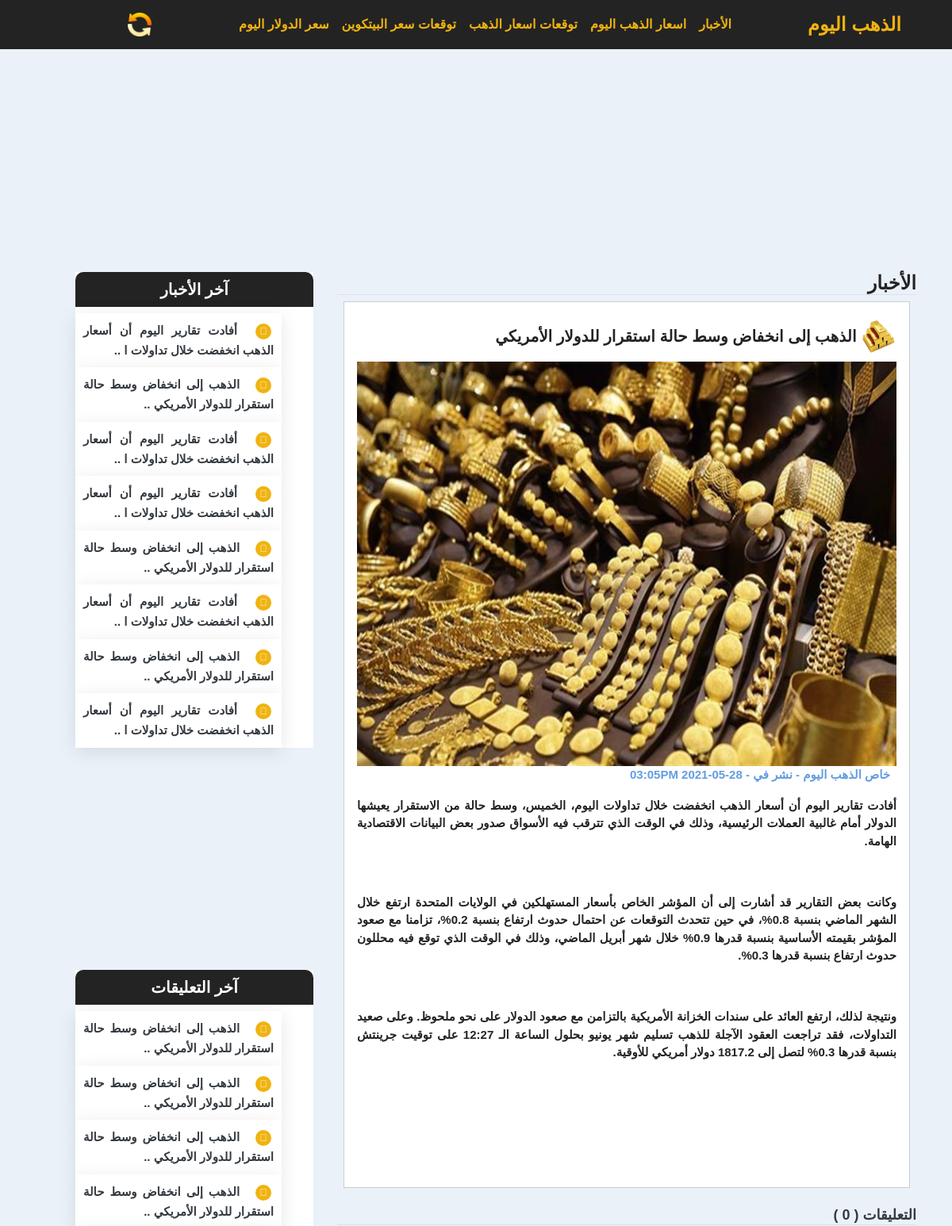
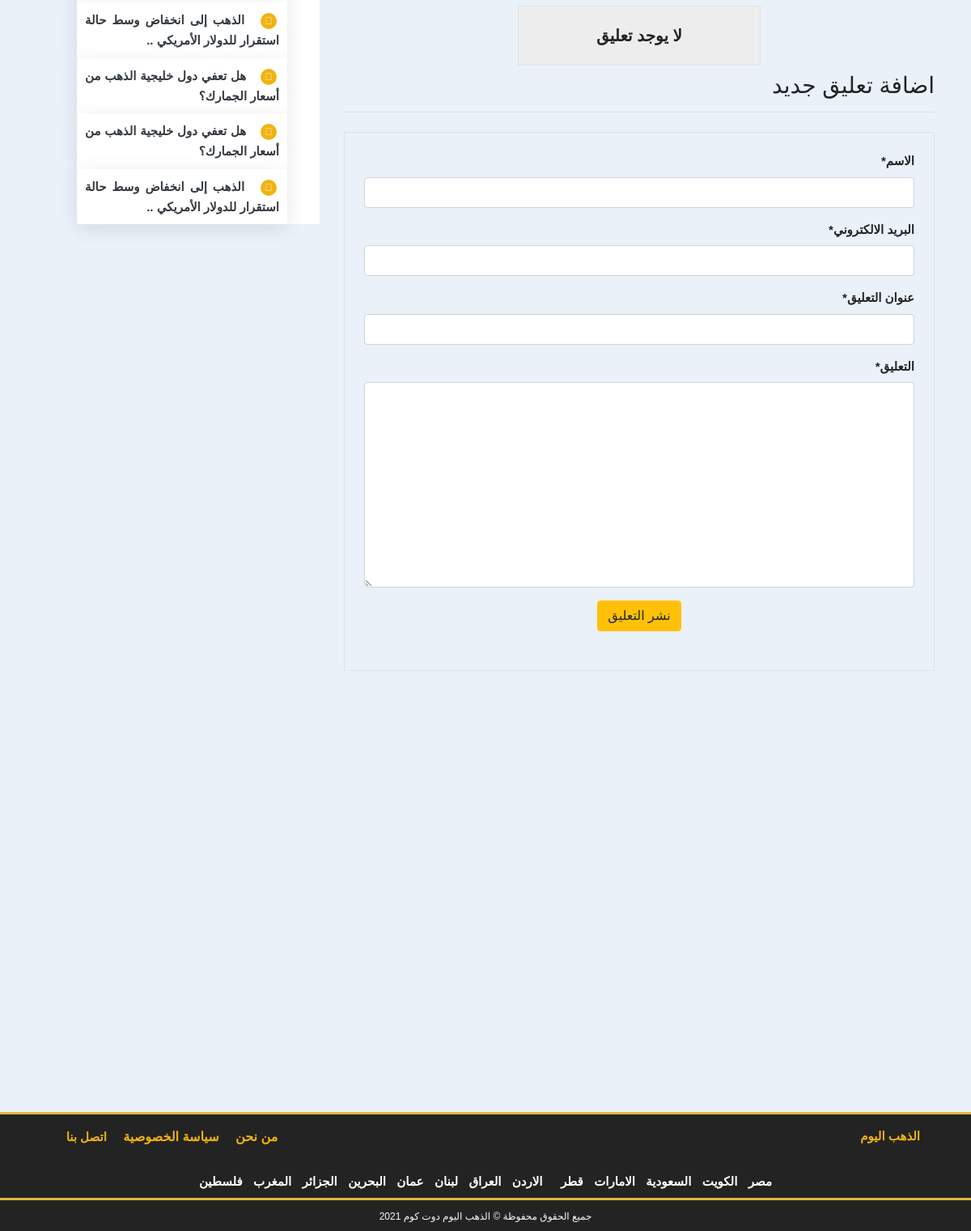
The app's page /detail/14/ with its own data (2 pictures, top to bottom).
### egygoldapp/models.py (models this page shows, shortened)
class Post(models.Model):
    title = models.CharField(max_length=250, verbose_name='عنوان المقال')
    post_image = models.ImageField(null=True, blank=True, verbose_name='صورة المقال')
    content = RichTextField(null=True, blank=True, verbose_name='نص المقال')
    post_date = models.DateTimeField(default=timezone.now)
    post_update = models.DateTimeField(auto_now=True)
    author = models.ForeignKey(User, on_delete=models.CASCADE , verbose_name='صاحب المقال')
    def __str__(self):
        return self.title
    class Meta:
        ordering = ('-post_date',)

class Comment(models.Model):
    name = models.CharField(max_length=50, verbose_name='الاسم')
    email = models.EmailField(verbose_name='البريد الالكتروني')
    title = models.CharField(default='',max_length=200, verbose_name='عنوان التعليق')
    body = models.TextField(verbose_name='التعليق')
    comment_date = models.DateTimeField(auto_now_add=True)
    active = models.BooleanField(default=False)
    post = models.ForeignKey(
        Post, on_delete=models.CASCADE, related_name='comments')
    class Meta:
        ordering = ('-comment_date',)

### egygoldapp/views.py (the view, shortened to what this page needs)
# urls.py: path('detail/<int:post_id>/',views.Post_detail,name='detail'),
def Post_detail(request, post_id):
    post = get_object_or_404(Post,pk=post_id)
    comments = post.comments.filter(active=True)
    comment_form = NowComment()
    next_comment = None
    context = {
        'title': post,
        'post':post,
        'comments':comments,
        'comment_form': comment_form,
    }
    return render(request, 'egygoldapp/detail.html',context)

### egygoldapp/forms.py
class NowComment(forms.ModelForm):
    class Meta:
        model = Comment
        fields = ('name','email','title','body')

### egygoldapp/templatetags/post_tag.py (called while the page is built)
@register.inclusion_tag('egygoldapp/latest_posts.html')
def latest_posts():
    context = {
    'l_posts': Post.objects.all()[0:8]
    }
    return context

@register.inclusion_tag('egygoldapp/latest_comments.html')
def latest_comments():
    context = {
    'l_comments': Comment.objects.filter(active=True)[:8]
    }
    return context

### egygoldapp/templates/egygoldapp/detail.html (shortened to what this page needs)
{% extends 'egygoldapp/base.html' %}
{% load static %}
{% load crispy_forms_tags %}
{% load post_tag %}
{% block content%}
<section>
    <div class="container" style="margin-top: 50px;">
        <div id="google_center_div" class="mt-4 mb-4">
            <div align="center" >
                <ins class="adsbygoogle"
                style="display:inline-block;max-width: 100%;width:750px;height:200px"
                data-ad-client="ca-pub-1234567890123456"
                data-ad-slot="1234567890"></ins>
            </div>
        </div>
        <div class="row">
            <div class="col-8">
                <h3 class="border-bottom" style="color: #232323;font-size: 24px;font-weight: bold;">الأخبار</h3>
                <div class="post p-3 m-2">
                    <h1 style="color: #232323;font-size: 20px; font-weight: bold; margin-top: 6px;">
                        <img src="{% static 'images/gold_logo.png' %}" alt="icone" class="logo">
                         {{post.title}}
                    </h1>
                    {% if post.post_image %}
                    <div align="center">
                        <img src="{{post.post_image.url}}" alt="" style="max-width:100%; height:autu">
                    </div>
                    {% else %}
                    <div align="center">
                        <h6 class="text-center border p-4"  style="font-size: 20px;
                        font-weight:bold;background: rgb(238, 237, 237);width:300px; ">
                        لا توجد صورة للمقالة </h6>
                    </div>
                    {% endif %}
                    <div class="ml-5 mr-2">
                        <p style="color: #639ddf;">خاص الذهب اليوم - نشر في - <span> {{post.post_date|date:'d-m-Y h:m'}}PM</span></p>
                    </div>
                    <p style="font-size:18px; font-weight: 500; color: #232323;">{{post.content|safe}}</p>
                    <div align="center">
                        <div id="google_center_div" class="mt-3">
                            <div align="center" >
                                <ins class="adsbygoogle"
                                style="display:inline-block;max-width: 100%;width: 600px;height: 120px"
                                data-ad-client="ca-pub-1234567890123456"
                                data-ad-slot="1234567890"></ins>
                            </div>
                        </div>
                    </div>
                </div>
                     <h2 class="text-dark border-bottom mt-4" style="font-size:18px; font-weight: 700;">التعليقات ( {{comments.count}} )</h2>
                    {% for comment in comments %}
                    <ul class="p-3" style="background: rgb(238, 237, 237);">
                        <h6 class="border-bottom p-2">( {{comment.name}} ) <span class="text-secondary"> {{comment.comment_date|date:'d-m-Y'}} </span></h6>
                        {{comment.body}}
                    </ul>
                    {% empty %}
                    <div align="center">
                    <h6 class="text-center border p-4"  style="font-size: 20px;font-weight:bold;background: rgb(238, 237, 237);width:300px; "> لا يوجد تعليق </h6>
                    </div>
                    {% endfor %}
                    <h3 class="border-bottom pb-3 mb-3"> اضافة تعليق جديد </h3>
                    <div class="border p-4 mb-3 mt-4">
                        <form method="post" >
                            {{comment_form|crispy}}
                            <div align="center">
                                <input class="btn btn-warning mb-4" type="submit" value="نشر التعليق">
                            </div>
                        </form>
                    </div>
            </div>
            <div class="col-4">
               <div class="mb-3">
                    {% latest_posts %}
                </div>
                <div  align="center" id="google_image_div_fin">
                    <ins class="adsbygoogle"
                    style="display:inline-block;max-width: 100%;width:300px;height:250px"
                    data-ad-client="ca-pub-1234567890123456"
                    data-ad-slot="1234567890"></ins>
                </div>
                <div class="mb-3">
                    {% latest_comments %}
                </div>
                <div id="google_center_div" class="mt-3">
                    <div align="center" >
                        <ins class="adsbygoogle"
                        style="display:inline-block;max-width: 100%;width: 100px;height: 320px"
                        data-ad-client="ca-pub-1234567890123456"
                        data-ad-slot="1234567890"></ins>
                    </div>
                </div>
                <br>
                <div id="google_center_div" class="mt-3">
                    <div align="center" >
                        <ins class="adsbygoogle"
                        style="display:inline-block;max-width: 100%;width: 200px;height: 200px"
                        data-ad-client="ca-pub-1234567890123456"
                        data-ad-slot="1234567890"></ins>
                    </div>
                </div>
                <br>
                <div id="google_center_div" class="mt-3">
                    <div align="center" >
                        <ins class="adsbygoogle"
                        style="display:inline-block;max-width: 100%;width: 100px;height: 320px"
                        data-ad-client="ca-pub-1234567890123456"
                        data-ad-slot="1234567890"></ins>
                    </div>
                </div>
            </div>
        </div>
        <div id="google_center_div" class="mt-4 mb-4">
            <div align="center" >
                <ins class="adsbygoogle"
                style="display:inline-block;max-width: 100%;width:780px;height:90px"
                data-ad-client="ca-pub-1234567890123456"
                data-ad-slot="1234567890"></ins>
            </div>
        </div>
    </div>
</section>
{% endblock content %}

### egygoldapp/templates/egygoldapp/latest_posts.html
<div class="box">
    <h2 class="text-center" style="font-size:20px; color: #fff;">آخر الأخبار</h2>
    <ul>
    {% for post in l_posts %}
    <li>
        <span><i class="fas fa-blog"></i></span>
        <a href="{% url 'detail' post.id %}" class="text-dark">
            {% if post.title|length > 45 %}
                {{post.title|slice:55}} ..
            {% else %}
                {{post.title}}
            {% endif %}
        </a>
    </li>
    {% endfor %}
</ul>
</div>

### egygoldapp/templates/egygoldapp/latest_comments.html
<div class="box mt-2">
   <h2 class="text-center" style="font-size:20px; color: #fff;">آخر التعليقات</h2>
    <ul>
    {% for comment in l_comments %}
    <li>
        <span><i class="fas fa-blog"></i></span>
        <a href="{% url 'detail' comment.post.pk %}" class="text-dark">
            {% if comment.title|length > 45 %}
                {{comment.title|slice:55}} ..
            {% else %}
                {{comment.title}}
            {% endif %}
            </a>
    </li>
    {% empty %}
    <li>لايوجد تعليقات</li>
    {% endfor %}
</ul>
</div>

### static/css/main.css (style rules this page uses)
* { font-family: Arial !important; }
html { scroll-behavior: smooth; }
html , body { direction: rtl; text-align: right; font-size: 100%; margin: 0; padding: 0; }
body { background-repeat: repeat-x; margin: auto; color: #232323; font-size: 15px; font-weight: bold; text-align: justify; background-color: #EAF1F9; }
.logo { display: inline-block; height: 45px; width: 45px; margin: -1px 0px 1px; vertical-align: middle; border: 0; border-radius: 100px; }
#google_center_div { max-width: 100%; width: auto; height: auto; vertical-align: middle; align-items: center; }
#google_image_div_fin { max-width: 100%; width: autu; height: auto; align-self: center; }
img { border: 0; }
.a1 h1, h2 { color: #232323; font-size: 16px; font-weight: bold; }
.box { max-width: 100%; height: auto; width: 300px; background: #FFF; }
.box h2 { background: #232323; padding: 10px 20px; font-size: 20px; font-weight: 700; border-top-left-radius: 10px; border-top-right-radius: 10px; }
.box ul { position: relative; background: #fff; }
.box ul li { list-style: none; padding: 10px; max-width: 100%; background: #fff; box-shadow: 0 5px 25px rgb(0, 0, 0,.1); transition: all 1s ease-out; }
.box ul li a { max-width: 100%; padding: 10px; }
.box ul li span { width: 20px; height: 20px; text-align: center; line-height: 20px; background: #F0B310; color: #fff; display: inline-block; border-radius: 50%; margin-right: 10px; margin: 3px; font-size: 12px; font-weight: 600; }
.box ul li a { color: #232323; }
.post { border: 1px solid #CCC; background-color: #FFF; }

### records on screen
Post: title "الذهب إلى انخفاض وسط حالة استقرار للدولار الأمريكي", post_image (picture), post_date "28-05-2021 03:05", content "أفادت تقارير اليوم أن أسعار الذهب انخفضت خلال تداولات اليوم، الخميس، وسط حالة من الاستقرار يعيشها الدولار أمام غالبية العملات الرئيسية، وذلك في الوقت الذي تترقب فيه الأسواق صدور بعض البيانات الاقتصادية الهامة. وكانت بعض التقارير قد أشارت إلى أن المؤشر الخاص بأسعار المستهلكين في الولايات المتحدة ارتفع خلال الشهر الماضي بنسبة 0.8%، في حين تتحدث التوقعات عن احتمال حدوث ارتفاع بنسبة 0.2%، تزامنا مع صعود المؤشر بقيمته الأساسية بنسبة قدرها 0.9% خلال شهر أبريل الماضي، وذلك في الوقت الذي توقع فيه محللون حدوث ارتفاع بنسبة قدرها 0.3%. ونتيجة لذلك، ارتفع العائد على سندات الخزانة الأمريكية بالتزامن مع صعود الدولار على نحو ملحوظ. وعلى صعيد التداولات، فقد تراجعت العقود الآجلة للذهب تسليم شهر يونيو بحلول…"
Post: title "أفادت تقارير اليوم أن أسعار الذهب انخفضت خلال تداولات ا"
Post: title "أفادت تقارير اليوم أن أسعار الذهب انخفضت خلال تداولات ا"
Post: title "أفادت تقارير اليوم أن أسعار الذهب انخفضت خلال تداولات ا"
Post: title "الذهب إلى انخفاض وسط حالة استقرار للدولار الأمريكي"
Post: title "أفادت تقارير اليوم أن أسعار الذهب انخفضت خلال تداولات ا"
Post: title "الذهب إلى انخفاض وسط حالة استقرار للدولار الأمريكي"
Post: title "أفادت تقارير اليوم أن أسعار الذهب انخفضت خلال تداولات ا"
Comment: title "الذهب إلى انخفاض وسط حالة استقرار للدولار الأمريكي"
Comment: title "الذهب إلى انخفاض وسط حالة استقرار للدولار الأمريكي"
Comment: title "الذهب إلى انخفاض وسط حالة استقرار للدولار الأمريكي"
Comment: title "الذهب إلى انخفاض وسط حالة استقرار للدولار الأمريكي"
Comment: title "الذهب إلى انخفاض وسط حالة استقرار للدولار الأمريكي"
Comment: title "هل تعفي دول خليجية الذهب من أسعار الجمارك؟"
Comment: title "هل تعفي دول خليجية الذهب من أسعار الجمارك؟"
Comment: title "الذهب إلى انخفاض وسط حالة استقرار للدولار الأمريكي"

### other values on screen
{{ comments.count }} "0"
